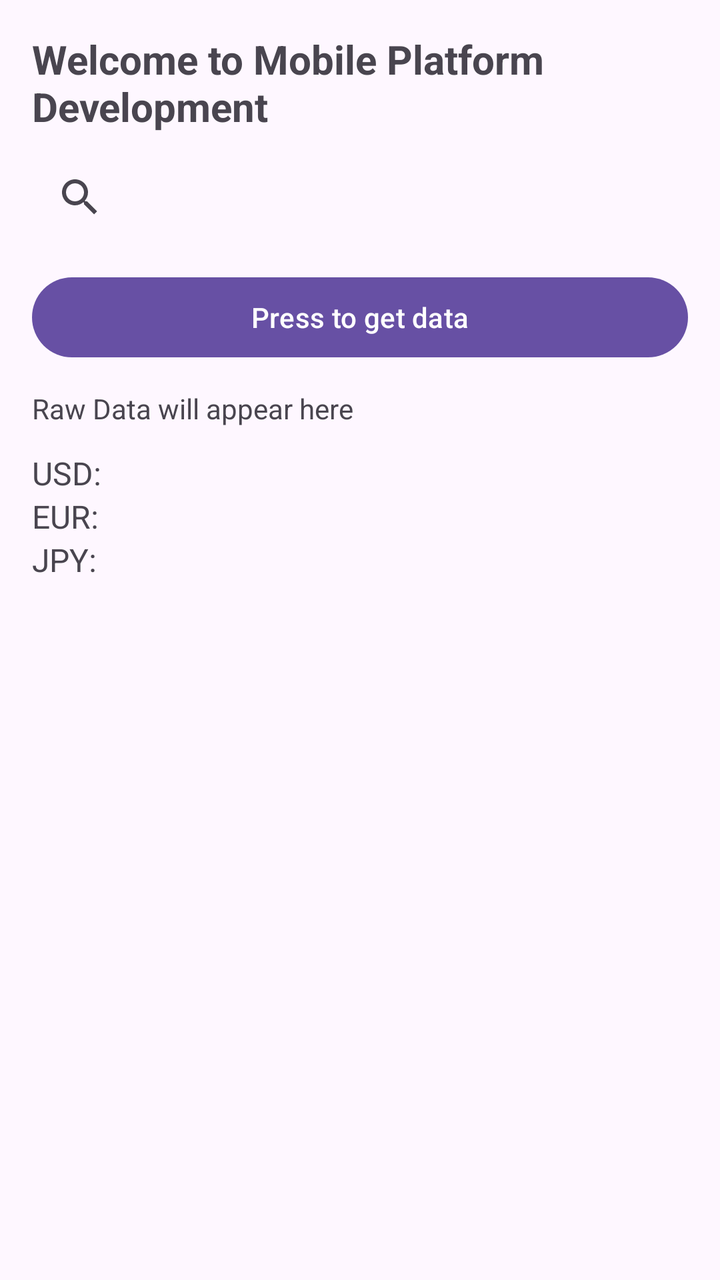
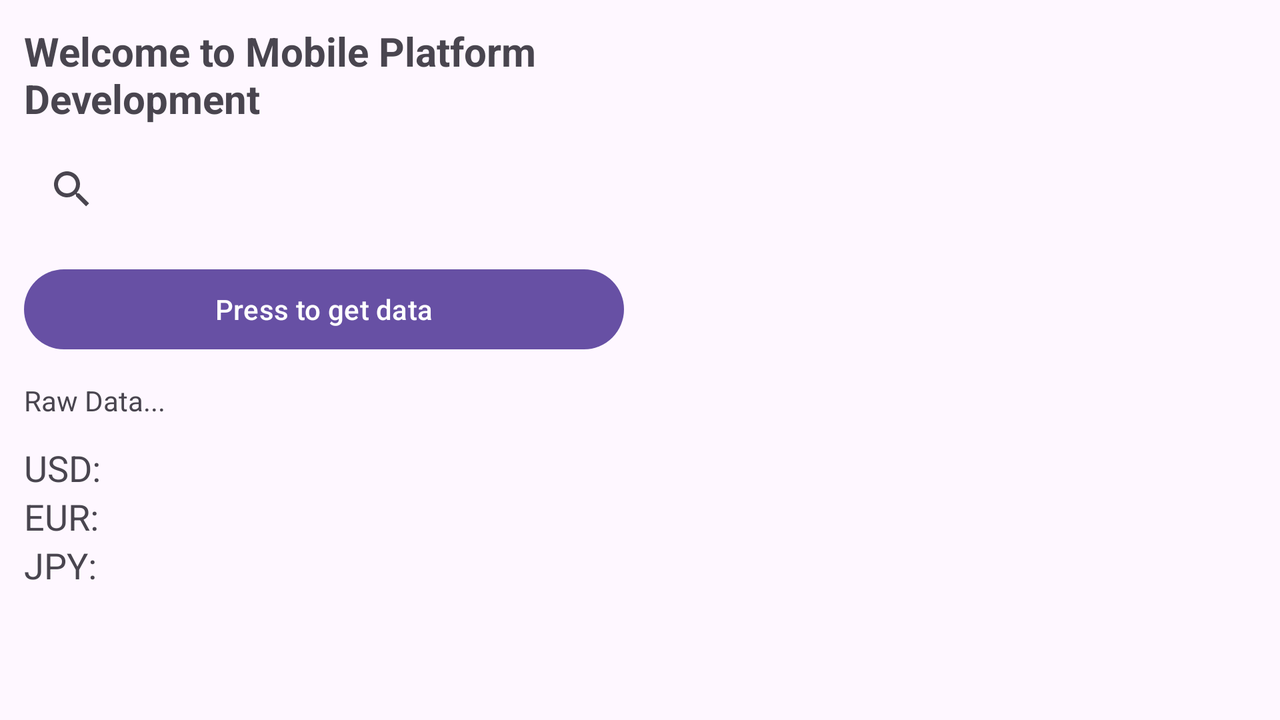

An Android layout and its configuration variant, each rendered on a device that would load it. The default file and the variant file are quoted in full after the pictures.
<!-- AndroidManifest.xml: application theme Theme.MPD -->
<!-- res/layout/activity_main.xml -->
<?xml version="1.0" encoding="utf-8"?>
<ScrollView xmlns:android="http://schemas.android.com/apk/res/android"
    android:layout_width="match_parent"
    android:layout_height="match_parent"
    android:fillViewport="true">

    <LinearLayout
        android:orientation="vertical"
        android:padding="16dp"
        android:layout_width="match_parent"
        android:layout_height="wrap_content">

        
        <TextView
            android:id="@+id/salutation"
            android:layout_width="match_parent"
            android:layout_height="wrap_content"
            android:text="Welcome to Mobile Platform Development"
            android:textSize="20sp"
            android:textStyle="bold"
            android:paddingBottom="8dp" />


        
        <SearchView
            android:id="@+id/searchView"
            android:layout_width="match_parent"
            android:layout_height="wrap_content"
            android:queryHint="Search..." />

        
        <Button
            android:id="@+id/startButton"
            android:layout_width="match_parent"
            android:layout_height="wrap_content"
            android:text="Press to get data"
            android:layout_marginTop="12dp" />

        
        <TextView
            android:id="@+id/rawDataDisplay"
            android:layout_width="match_parent"
            android:layout_height="wrap_content"
            android:layout_marginTop="12dp"
            android:text="Raw Data will appear here" />

        
        <TextView
            android:id="@+id/usdRate"
            android:layout_width="wrap_content"
            android:layout_height="wrap_content"
            android:text="USD:"
            android:textSize="16sp"
            android:layout_marginTop="12dp" />

        <TextView
            android:id="@+id/eurRate"
            android:layout_width="wrap_content"
            android:layout_height="wrap_content"
            android:text="EUR:"
            android:textSize="16sp" />

        <TextView
            android:id="@+id/jpyRate"
            android:layout_width="wrap_content"
            android:layout_height="wrap_content"
            android:text="JPY:"
            android:textSize="16sp" />

        
        <ListView
            android:id="@+id/currencyListView"
            android:layout_width="match_parent"
            android:layout_height="wrap_content"
            android:layout_marginTop="16dp" />

    </LinearLayout>

</ScrollView>
<!-- resources referenced by this layout -->
<resources>
  <style name="Theme.MPD" parent="Base.Theme.MPD" />
  <style name="Base.Theme.MPD" parent="Theme.Material3.DayNight.NoActionBar">
          
          
      </style>
</resources>
<!-- res/layout-land/activity_main.xml (the repository's variant of the layout above) -->
<!-- drawn on the phone turned sideways -->
<?xml version="1.0" encoding="utf-8"?>
<LinearLayout xmlns:android="http://schemas.android.com/apk/res/android"
    android:orientation="horizontal"
    android:layout_width="match_parent"
    android:layout_height="match_parent"
    android:padding="12dp">

    
    <ScrollView
        android:layout_width="0dp"
        android:layout_height="match_parent"
        android:layout_weight="1">

        <LinearLayout
            android:orientation="vertical"
            android:layout_width="match_parent"
            android:layout_height="wrap_content">

            
            <TextView
                android:id="@+id/salutation"
                android:layout_width="match_parent"
                android:layout_height="wrap_content"
                android:text="Welcome to Mobile Platform Development"
                android:textSize="20sp"
                android:textStyle="bold"
                android:paddingBottom="8dp" />


            <SearchView
                android:id="@+id/searchView"
                android:layout_width="match_parent"
                android:layout_height="wrap_content"
                android:queryHint="Search..." />

            <Button
                android:id="@+id/startButton"
                android:layout_width="match_parent"
                android:layout_height="wrap_content"
                android:text="Press to get data"
                android:layout_marginTop="12dp" />

            <TextView
                android:id="@+id/rawDataDisplay"
                android:layout_width="match_parent"
                android:layout_height="wrap_content"
                android:layout_marginTop="12dp"
                android:text="Raw Data..." />

            <TextView
                android:id="@+id/usdRate"
                android:layout_width="wrap_content"
                android:layout_height="wrap_content"
                android:layout_marginTop="12dp"
                android:text="USD:"
                android:textSize="18sp" />

            <TextView
                android:id="@+id/eurRate"
                android:layout_width="wrap_content"
                android:layout_height="wrap_content"
                android:text="EUR:"
                android:textSize="18sp" />

            <TextView
                android:id="@+id/jpyRate"
                android:layout_width="wrap_content"
                android:layout_height="wrap_content"
                android:text="JPY:"
                android:textSize="18sp" />

        </LinearLayout>

    </ScrollView>

    
    <ListView
        android:id="@+id/currencyListView"
        android:layout_width="0dp"
        android:layout_height="match_parent"
        android:layout_weight="1"
        android:layout_marginLeft="16dp" />

</LinearLayout>
